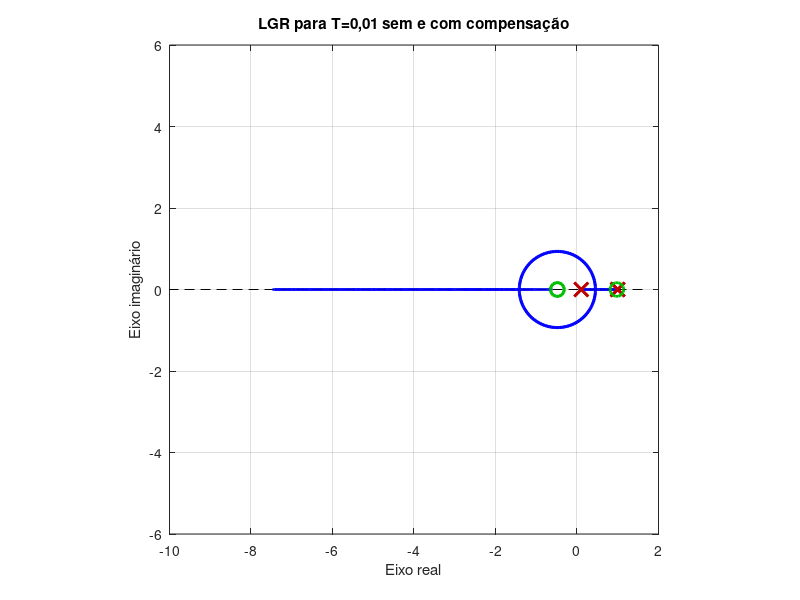
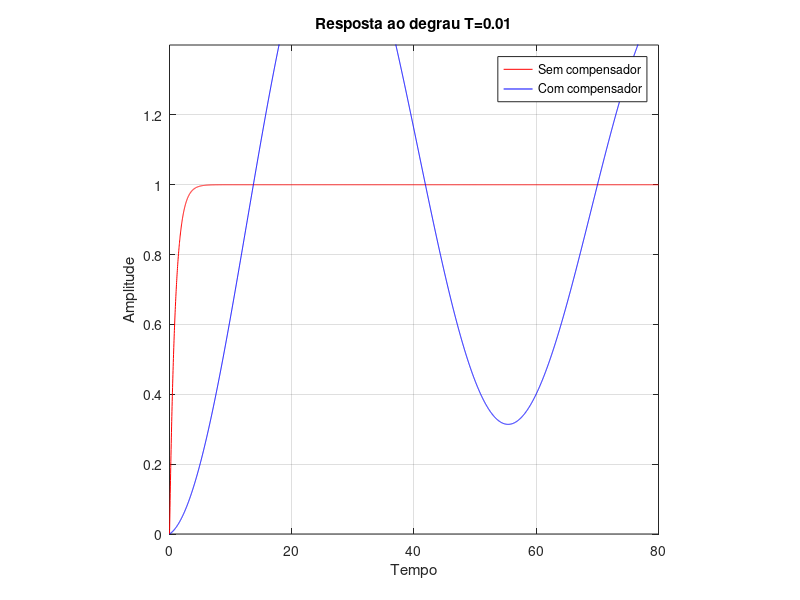
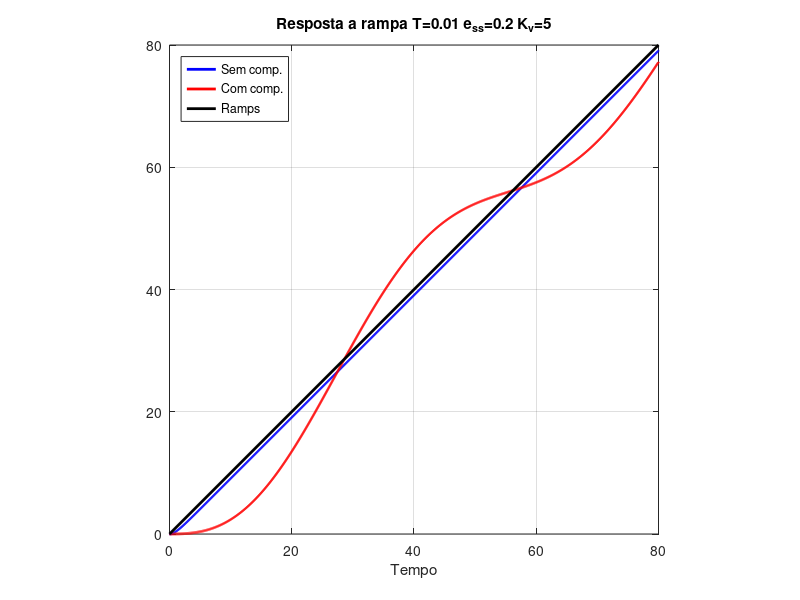
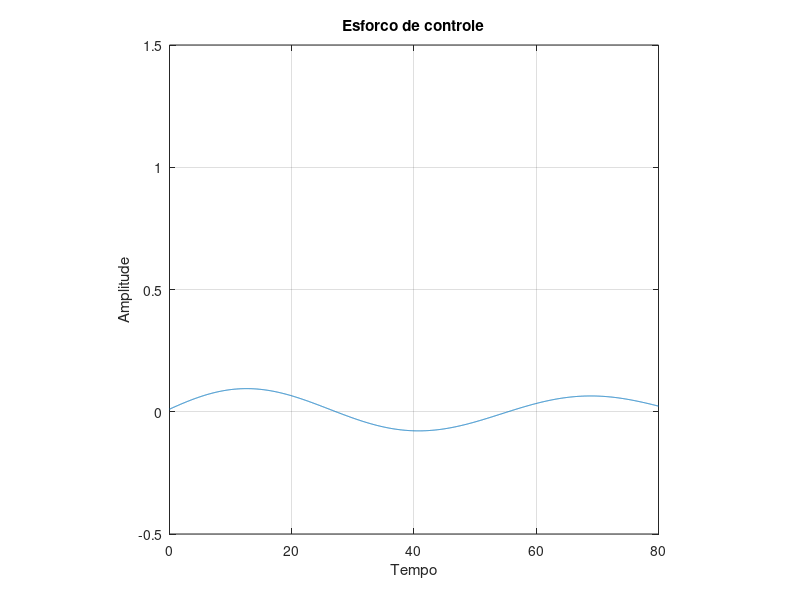

The MATLAB source for these figures, in order:
% Aula - Projeto pelo lugar das raizes

% Compensador atraso de fase

% Octave



clear

close all

clc



pkg load control

pkg load signal

format long



% Sistema continuo

ns = 1.0836; %K aqui

ds = [0.0088 1 0]; %tau no lugar do 0.0088

% Periodo de amostragem

T = 0.02;

%ns = 1.4388; %K aqui

%ds = [0.0212 1 0]; %tau no lugar do 0.0088

%T = 0.002;

Gs = tf(ns,ds)


% FTP do sistema

Gz =(c2d(Gs,T))



% Mostrando os valores dos polos, zeros e ganho

[z, p, k] = tf2zp(Gz.num{1}, Gz.den{1})



% Calculemos o valor de Kv para o sistema sem

% compensacao

% Kv=lim  (z-1)  1.6542e-05 (z+3.704) (z+0.2659)

%        z->1 -----  --------------------------------

%                  T z       (z-1)(z-0.99) (z-0.9802)

Gz_auxi = zpk(z,p(2,1),k/T,T)

% Gz_auxi e' FTP com o polo em 1, cancelado

%Avaliando o polinomio do numerador

nkv = polyval(Gz_auxi.num{1},1)

%Avaliando o polinomio do denominador

dkv = polyval(Gz_auxi.den{1},1)

%Calculando o valor da Kv

Kv = nkv/dkv



% FTP em MF do sistema sem controle

Gz_mf = zpk(feedback(Gz,1))

% Obtemos zeros, polos e ganho da FTPMF

[zmf, pmf, kmf] = tf2zp(Gz_mf.num{1}, Gz_mf.den{1})



% Dados polos dominantes

% Obtemos a parte imaginaria e real do polo complexo

w1 = imag(pmf(1))

s1 = real(pmf(1))

% Escolhemos o valor de theta = -3?

t1 = tan(-3/180*pi)



% Escolha do polo do compensador por atraso de fase

pc = 0.99995;



% Zero do compensador

zc = (t1*(s1^2 + w1^2)-t1*s1*pc+w1*pc)/(t1*(s1-pc)+w1)



% Num e den do compensador

ncz = [1 -zc]

dcz = [1 -pc]



% FTP do compensador

Gcz = tf(ncz,dcz,T)



% FTP em MA do sistema compensado

Gz_ma_cc = series(Gz,Gcz)

% Obtemos zeros, polos e ganho da FTPMF do

% sistema compensado

[zma_cc, pma_cc, kma_cc] = tf2zp(Gz_ma_cc.num{1}, Gz_ma_cc.den{1})



% Calculemos o valor de Kv

% Kv=lim  (z-1)*(z - 0.999565)1.6542e-05 (z+3.704) (z+0.2659)

%        z->1 -------------------------------------

%                  T z  (z - 0.99995)(z-1)(z-0.99) (z-0.9802)

% Gz_ma_cc_auxi e' a FTP em MA com polo em 1 cancelado

Gz_ma_cc_auxi = zpk(zma_cc,pma_cc(2:3,1),kma_cc/T)

%Avaliando o polinomio do numerador

nkv_cc = polyval(Gz_ma_cc_auxi.num{1},1)

%Avaliando o polinomio do denominador

dkv_cc = polyval(Gz_ma_cc_auxi.den{1},1)

%Calculando o valor da Kv do sistema compensado

Kv_cc = nkv_cc/dkv_cc

% Calculamos o valor do ganho K para satisfazer Kv

K = 5/Kv_cc



figure(1)

hold on;

rlocus(Gz);

rlocus(K*Gz_ma_cc);

axis([-10 2 -6 6]);

axis square;

hold off;

legend("off");

title('LGR para T=0,01 sem e com compensação');

xlabel('Eixo real');

ylabel('Eixo imaginário');

%% size_font;

box on;

print('figura_lgr_1.png', '-dpng', '-S820,820');

%%saveas(1, "figura_lgr_1.png");



% FTP em MA sistema compensado e ganho ajustado

Gz_ma_cc = K*series(Gz,Gcz)

% FTP em MF do sistema compensado e ganho ajustado

Gz_mf_cc = feedback(Gz_ma_cc,1)



% Simulação

tfs = 80;

nn = tfs/T;

t = 0:T:T*nn;



figure(2)

hold on;

[y, t, x] = step (Gz_mf, t); % Dados resposta degrau sem compensa

[yc, t, xc] = step (Gz_mf_cc, t); % Dados resposta degrau com compensa

plot(t,y,"r",t,yc,"b")

legend({"Sem compensador","Com compensador"});

axis([0 80 0 1.4]);

axis square;

% % size_font;

box on;

grid;

title('Resposta ao degrau T=0.01');

xlabel('Tempo');

ylabel('Amplitude');

print('figura_step_1.png', '-dpng', '-S820,820');



% Simulação rampa unitária

% Obtemos as respostas a uma emtrada rampa

% com o comando lsim

t = 0:T:T*nn; % Vetor do tempo a intervalos de amostragem

[y1, t1,x1] = lsim(Gz_mf,t);

[y2,t2,x2] = lsim(Gz_mf_cc,t);



figure(3)

hold on;

h1 = stairs(t,y1,'b');

h2 = stairs(t,y2,'r');

h3 = line([0,tfs],[0,tfs],'Color',[0 0 0]);

xlabel('Tempo');

legend('Sem comp.','Com comp.','Ramps','Location','NorthWest');

box on;

grid;

set([h1 h2 h3],'LineWidth',2);

% size_font;

axis([0 80 0 80]);

axis square;

hold off;

title('Resposta a rampa T=0.01 e_{ss}=0.2 K_v=5');

print('figura_rampa_1.png', '-dpng', '-S820,820');



% Simulação esforço de controle

rr = ones(nn+1,1); % Sinal de referencia

ee = rr - yc; % Diferença entre ref e saida compensada

[y3,t3,x3] = lsim(K*Gcz,ee);



%t = 0:T:T*nn;

figure(4)

h1 = plot(t3,y3);

xlabel('Tempo');

ylabel('Amplitude');

title('Esforco de controle')

%%set([h1],'LineWidth',3);

% size_font;

grid;

axis([0 80 -0.5 1.5]);

axis square;



print('figura_controle_1.png', '-dpng', '-S820,820');
